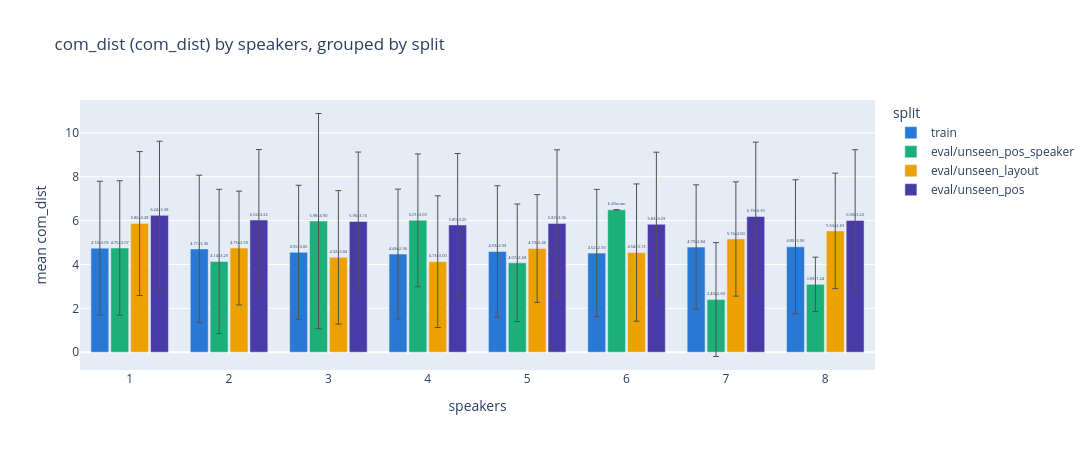
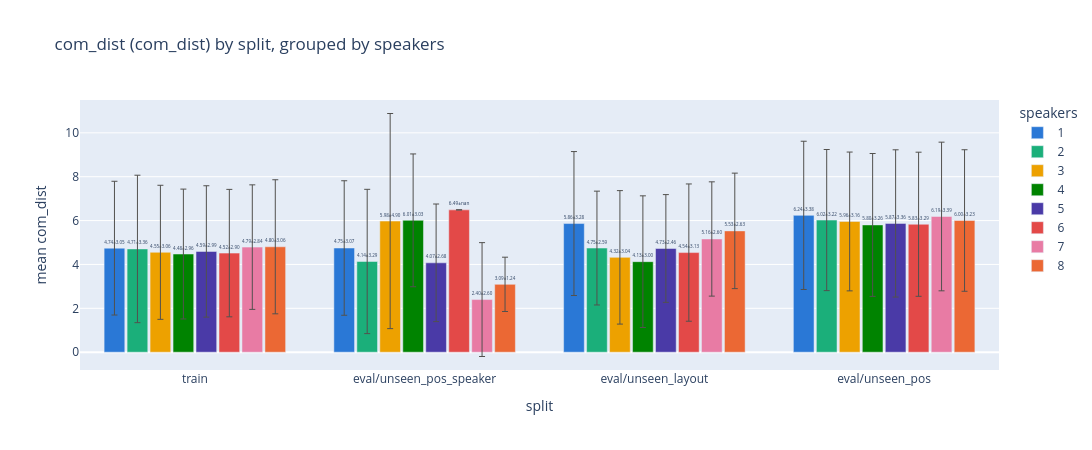

The notebook cell saved with these charts, in order:
### Code cell
if 'com_dist' in df.columns:
    plot_com_dist_grouped(df, x='speakers', group_by='split')
    plot_com_dist_grouped(df, x='split', group_by='speakers')
else:
    print('No inference run loaded — com_dist unavailable in dataset-only mode.')

### Figure 1 — Plotly figure (JSON) as saved in the notebook; plotly's stock layout.template omitted (floating-point values rounded to 4 significant figures)
{"data": [{"customdata": [[3.049, 57.0], [3.361, 56.0], [3.055, 59.0], [2.96, 58.0], [2.994, 54.0], [2.904, 60.0], [2.838, 57.0], [3.056, 59.0]], "error_y": {"array": [3.049, 3.361, 3.055, 2.96, 2.994, 2.904, 2.838, 3.056], "color": "#52514e", "thickness": 1, "type": "data", "width": 3}, "hovertemplate": "split=train<br>speakers=%{x}<br>mean com_dist=%{y:.3f}<br>std=%{customdata[0]:.3f}<br>n=%{customdata[1]:.0f}<extra></extra>", "marker": {"color": "#2a78d6"}, "name": "train", "text": ["4.74±3.05", "4.71±3.36", "4.55±3.06", "4.48±2.96", "4.59±2.99", "4.52±2.90", "4.79±2.84", "4.80±3.06"], "textposition": "outside", "type": "bar", "x": ["1", "2", "3", "4", "5", "6", "7", "8"], "y": [4.743, 4.707, 4.553, 4.475, 4.593, 4.517, 4.79, 4.805]}, {"customdata": [[3.066, 4.0], [3.289, 5.0], [4.904, 2.0], [3.027, 3.0], [2.681, 7.0], [NaN, 1.0], [2.595, 4.0], [1.238, 2.0]], "error_y": {"array": [3.066, 3.289, 4.904, 3.027, 2.681, null, 2.595, 1.238], "color": "#52514e", "thickness": 1, "type": "data", "width": 3}, "hovertemplate": "split=eval/unseen_pos_speaker<br>speakers=%{x}<br>mean com_dist=%{y:.3f}<br>std=%{customdata[0]:.3f}<br>n=%{customdata[1]:.0f}<extra></extra>", "marker": {"color": "#1baf7a"}, "name": "eval/unseen_pos_speaker", "text": ["4.75±3.07", "4.14±3.29", "5.98±4.90", "6.01±3.03", "4.07±2.68", "6.49±nan", "2.40±2.60", "3.09±1.24"], "textposition": "outside", "type": "bar", "x": ["1", "2", "3", "4", "5", "6", "7", "8"], "y": [4.749, 4.136, 5.977, 6.011, 4.074, 6.489, 2.399, 3.093]}, {"customdata": [[3.281, 6.0], [2.595, 6.0], [3.042, 6.0], [3.001, 6.0], [2.456, 6.0], [3.129, 6.0], [2.605, 6.0], [2.633, 6.0]], "error_y": {"array": [3.281, 2.595, 3.042, 3.001, 2.456, 3.129, 2.605, 2.633], "color": "#52514e", "thickness": 1, "type": "data", "width": 3}, "hovertemplate": "split=eval/unseen_layout<br>speakers=%{x}<br>mean com_dist=%{y:.3f}<br>std=%{customdata[0]:.3f}<br>n=%{customdata[1]:.0f}<extra></extra>", "marker": {"color": "#eda100"}, "name": "eval/unseen_layout", "text": ["5.86±3.28", "4.75±2.59", "4.32±3.04", "4.13±3.00", "4.73±2.46", "4.54±3.13", "5.16±2.60", "5.53±2.63"], "textposition": "outside", "type": "bar", "x": ["1", "2", "3", "4", "5", "6", "7", "8"], "y": [5.864, 4.747, 4.323, 4.127, 4.728, 4.54, 5.161, 5.53]}, {"customdata": [[3.379, 16.0], [3.217, 16.0], [3.164, 16.0], [3.256, 16.0], [3.356, 16.0], [3.285, 16.0], [3.388, 16.0], [3.226, 16.0]], "error_y": {"array": [3.379, 3.217, 3.164, 3.256, 3.356, 3.285, 3.388, 3.226], "color": "#52514e", "thickness": 1, "type": "data", "width": 3}, "hovertemplate": "split=eval/unseen_pos<br>speakers=%{x}<br>mean com_dist=%{y:.3f}<br>std=%{customdata[0]:.3f}<br>n=%{customdata[1]:.0f}<extra></extra>", "marker": {"color": "#4a3aa7"}, "name": "eval/unseen_pos", "text": ["6.24±3.38", "6.02±3.22", "5.96±3.16", "5.80±3.26", "5.87±3.36", "5.83±3.29", "6.19±3.39", "6.00±3.23"], "textposition": "outside", "type": "bar", "x": ["1", "2", "3", "4", "5", "6", "7", "8"], "y": [6.238, 6.023, 5.959, 5.801, 5.87, 5.832, 6.186, 6.003]}], "layout": {"bargap": 0.2, "bargroupgap": 0.1, "barmode": "group", "height": 450, "legend": {"title": {"text": "split"}}, "title": {"text": "com_dist (com_dist) by speakers, grouped by split"}, "width": 1600, "xaxis": {"title": {"text": "speakers"}}, "yaxis": {"title": {"text": "mean com_dist"}}}}

### Figure 2 — Plotly figure (JSON) as saved in the notebook; plotly's stock layout.template omitted (floating-point values rounded to 4 significant figures)
{"data": [{"customdata": [[3.049, 57.0], [3.066, 4.0], [3.281, 6.0], [3.379, 16.0]], "error_y": {"array": [3.049, 3.066, 3.281, 3.379], "color": "#52514e", "thickness": 1, "type": "data", "width": 3}, "hovertemplate": "speakers=1<br>split=%{x}<br>mean com_dist=%{y:.3f}<br>std=%{customdata[0]:.3f}<br>n=%{customdata[1]:.0f}<extra></extra>", "marker": {"color": "#2a78d6"}, "name": "1", "text": ["4.74±3.05", "4.75±3.07", "5.86±3.28", "6.24±3.38"], "textposition": "outside", "type": "bar", "x": ["train", "eval/unseen_pos_speaker", "eval/unseen_layout", "eval/unseen_pos"], "y": [4.743, 4.749, 5.864, 6.238]}, {"customdata": [[3.361, 56.0], [3.289, 5.0], [2.595, 6.0], [3.217, 16.0]], "error_y": {"array": [3.361, 3.289, 2.595, 3.217], "color": "#52514e", "thickness": 1, "type": "data", "width": 3}, "hovertemplate": "speakers=2<br>split=%{x}<br>mean com_dist=%{y:.3f}<br>std=%{customdata[0]:.3f}<br>n=%{customdata[1]:.0f}<extra></extra>", "marker": {"color": "#1baf7a"}, "name": "2", "text": ["4.71±3.36", "4.14±3.29", "4.75±2.59", "6.02±3.22"], "textposition": "outside", "type": "bar", "x": ["train", "eval/unseen_pos_speaker", "eval/unseen_layout", "eval/unseen_pos"], "y": [4.707, 4.136, 4.747, 6.023]}, {"customdata": [[3.055, 59.0], [4.904, 2.0], [3.042, 6.0], [3.164, 16.0]], "error_y": {"array": [3.055, 4.904, 3.042, 3.164], "color": "#52514e", "thickness": 1, "type": "data", "width": 3}, "hovertemplate": "speakers=3<br>split=%{x}<br>mean com_dist=%{y:.3f}<br>std=%{customdata[0]:.3f}<br>n=%{customdata[1]:.0f}<extra></extra>", "marker": {"color": "#eda100"}, "name": "3", "text": ["4.55±3.06", "5.98±4.90", "4.32±3.04", "5.96±3.16"], "textposition": "outside", "type": "bar", "x": ["train", "eval/unseen_pos_speaker", "eval/unseen_layout", "eval/unseen_pos"], "y": [4.553, 5.977, 4.323, 5.959]}, {"customdata": [[2.96, 58.0], [3.027, 3.0], [3.001, 6.0], [3.256, 16.0]], "error_y": {"array": [2.96, 3.027, 3.001, 3.256], "color": "#52514e", "thickness": 1, "type": "data", "width": 3}, "hovertemplate": "speakers=4<br>split=%{x}<br>mean com_dist=%{y:.3f}<br>std=%{customdata[0]:.3f}<br>n=%{customdata[1]:.0f}<extra></extra>", "marker": {"color": "#008300"}, "name": "4", "text": ["4.48±2.96", "6.01±3.03", "4.13±3.00", "5.80±3.26"], "textposition": "outside", "type": "bar", "x": ["train", "eval/unseen_pos_speaker", "eval/unseen_layout", "eval/unseen_pos"], "y": [4.475, 6.011, 4.127, 5.801]}, {"customdata": [[2.994, 54.0], [2.681, 7.0], [2.456, 6.0], [3.356, 16.0]], "error_y": {"array": [2.994, 2.681, 2.456, 3.356], "color": "#52514e", "thickness": 1, "type": "data", "width": 3}, "hovertemplate": "speakers=5<br>split=%{x}<br>mean com_dist=%{y:.3f}<br>std=%{customdata[0]:.3f}<br>n=%{customdata[1]:.0f}<extra></extra>", "marker": {"color": "#4a3aa7"}, "name": "5", "text": ["4.59±2.99", "4.07±2.68", "4.73±2.46", "5.87±3.36"], "textposition": "outside", "type": "bar", "x": ["train", "eval/unseen_pos_speaker", "eval/unseen_layout", "eval/unseen_pos"], "y": [4.593, 4.074, 4.728, 5.87]}, {"customdata": [[2.904, 60.0], [NaN, 1.0], [3.129, 6.0], [3.285, 16.0]], "error_y": {"array": [2.904, null, 3.129, 3.285], "color": "#52514e", "thickness": 1, "type": "data", "width": 3}, "hovertemplate": "speakers=6<br>split=%{x}<br>mean com_dist=%{y:.3f}<br>std=%{customdata[0]:.3f}<br>n=%{customdata[1]:.0f}<extra></extra>", "marker": {"color": "#e34948"}, "name": "6", "text": ["4.52±2.90", "6.49±nan", "4.54±3.13", "5.83±3.29"], "textposition": "outside", "type": "bar", "x": ["train", "eval/unseen_pos_speaker", "eval/unseen_layout", "eval/unseen_pos"], "y": [4.517, 6.489, 4.54, 5.832]}, {"customdata": [[2.838, 57.0], [2.595, 4.0], [2.605, 6.0], [3.388, 16.0]], "error_y": {"array": [2.838, 2.595, 2.605, 3.388], "color": "#52514e", "thickness": 1, "type": "data", "width": 3}, "hovertemplate": "speakers=7<br>split=%{x}<br>mean com_dist=%{y:.3f}<br>std=%{customdata[0]:.3f}<br>n=%{customdata[1]:.0f}<extra></extra>", "marker": {"color": "#e87ba4"}, "name": "7", "text": ["4.79±2.84", "2.40±2.60", "5.16±2.60", "6.19±3.39"], "textposition": "outside", "type": "bar", "x": ["train", "eval/unseen_pos_speaker", "eval/unseen_layout", "eval/unseen_pos"], "y": [4.79, 2.399, 5.161, 6.186]}, {"customdata": [[3.056, 59.0], [1.238, 2.0], [2.633, 6.0], [3.226, 16.0]], "error_y": {"array": [3.056, 1.238, 2.633, 3.226], "color": "#52514e", "thickness": 1, "type": "data", "width": 3}, "hovertemplate": "speakers=8<br>split=%{x}<br>mean com_dist=%{y:.3f}<br>std=%{customdata[0]:.3f}<br>n=%{customdata[1]:.0f}<extra></extra>", "marker": {"color": "#eb6834"}, "name": "8", "text": ["4.80±3.06", "3.09±1.24", "5.53±2.63", "6.00±3.23"], "textposition": "outside", "type": "bar", "x": ["train", "eval/unseen_pos_speaker", "eval/unseen_layout", "eval/unseen_pos"], "y": [4.805, 3.093, 5.53, 6.003]}], "layout": {"bargap": 0.2, "bargroupgap": 0.1, "barmode": "group", "height": 450, "legend": {"title": {"text": "speakers"}}, "title": {"text": "com_dist (com_dist) by split, grouped by speakers"}, "width": 1600, "xaxis": {"title": {"text": "split"}}, "yaxis": {"title": {"text": "mean com_dist"}}}}
